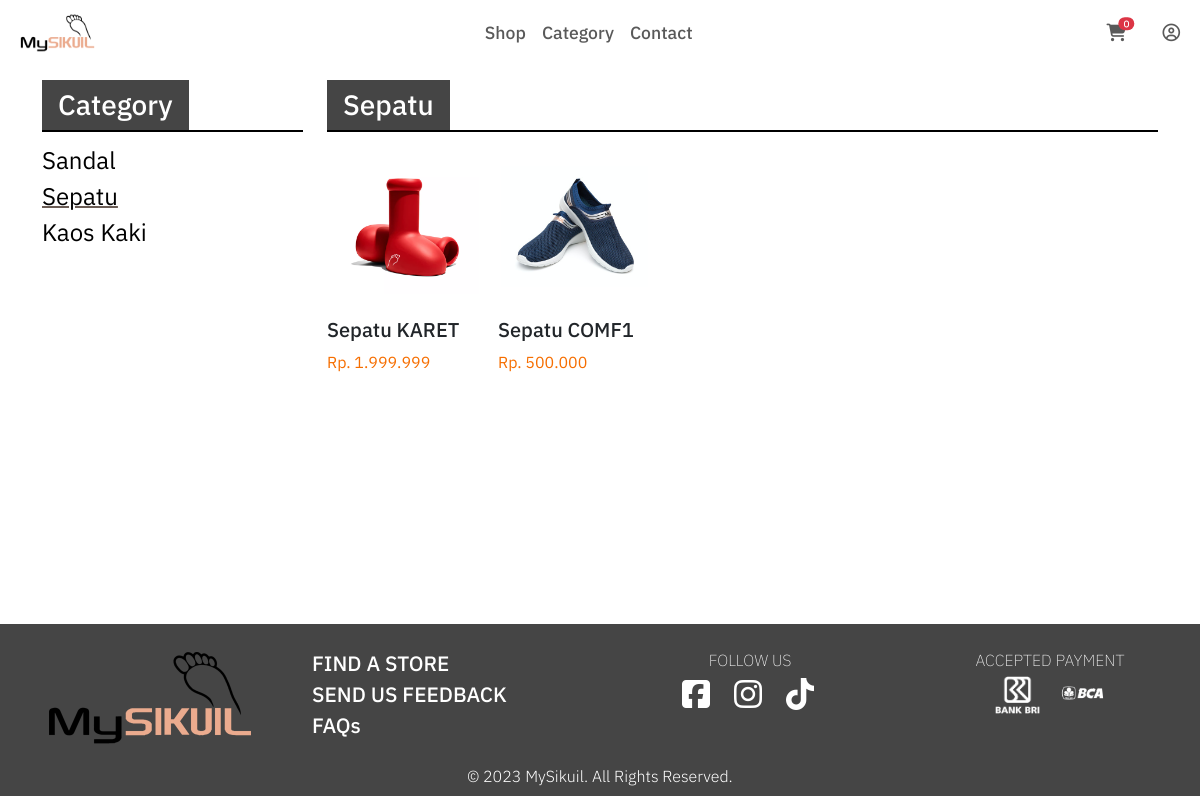
The app's page /index.php/kategori/sepatu, older data.
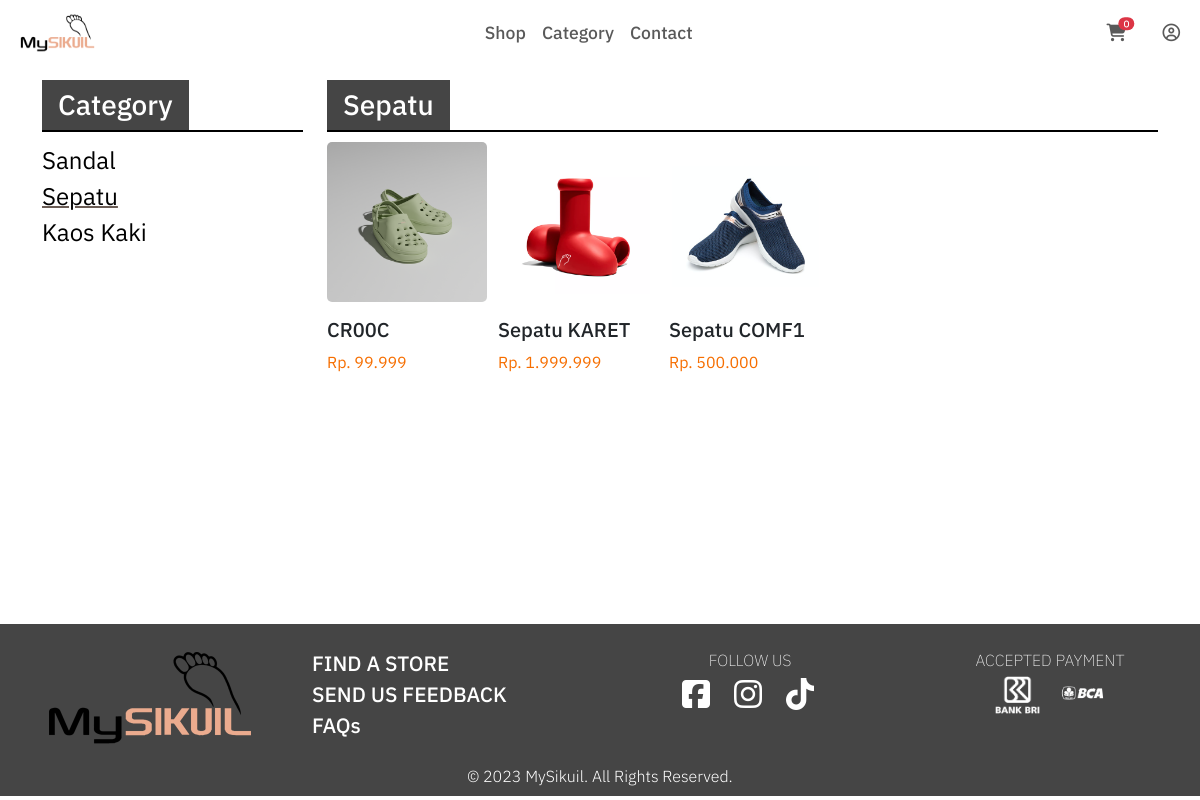
The same page, newer data.
### tables this page shows
CREATE TABLE `tb_barang` (
  `id_brg` int(11) NOT NULL,
  `nama_brg` varchar(120) NOT NULL,
  `kategori` varchar(60) NOT NULL,
  `harga` int(11) NOT NULL,
  `stok` int(4) UNSIGNED NOT NULL,
  `gambar` text NOT NULL
);

### application/controllers/kategori.php (called while the page is built, shortened)
<?php
class Kategori extends CI_Controller{
    public function sepatu(){
        $data['sepatu'] = $this->model_kategori->data_sepatu()->result();
        $this->load->view('templates/header');
        $this->load->view('sepatu', $data);
        $this->load->view('templates/footer');
    }
}

### index.php (called while the page is built, shortened)
<?php
require_once BASEPATH.'core/CodeIgniter.php';

### application/models/model_kategori.php (called while the page is built, shortened)
<?php
class Model_Kategori extends CI_Model{
    public function data_sepatu(){
        return $this->db->get_where("tb_barang", array('kategori' => 'sepatu'));
    }
}

### application/views/sepatu.php (the view, shortened to what this page needs)
<head>
    <link href="<?php echo base_url()?>assets/css/shop.css" rel="stylesheet" type="text/css">
</head>
<div class="container" id="shop" style="padding-top: 5em; padding-bottom:5vh;  min-height: 39em; ">
        <div class="row ">
            <div class="col-3">
                <div class="title1">
                    <h3 class="title1">Category</h3>
                </div><hr class="garis">
                    <p class="sideCategory "><a href="<?php echo base_url('kategori/sandal')?>">Sandal</a></p>
                    <p class="sideCategory sideActive"><a href="<?php echo base_url('kategori/sepatu')?>">Sepatu</a></p>
                    <p class="sideCategory"><a href="<?php echo base_url('kategori/kaos_kaki')?>">Kaos Kaki</a></p>
            </div>
            <div class="col-9">
                <div class="title1">
                    <h3 class="title1">Sepatu</h3>
                </div><hr class="garis">
                <div class="row row-cols-lg-5 row-cols-md-3 row-cols-xs-1 row-cols-sm-2 ">
                    <?php foreach ($sepatu as $brg) : ?>
                        <div class="col">
                            <a href="<?php echo base_url('dashboard/detail/' .$brg->id_brg)?>">
                                <div class="card border-0 produk">
                                    <img class="card-img-top" src="<?php echo base_url('uploads/').$brg->gambar?>" alt="Card image cap">
                                    <div class="card-body">
                                        <h5 class="card-title"><?= $brg->nama_brg?></h5>
                                        <p class="card-text">Rp. <?php echo number_format($brg->harga, 0,',','.') ?></p>
                                    </div>
                                </div>
                        </div>
                    <?php endforeach ?>
                </div>
            </div>
        </div>
    </div>

### application/views/templates/header.php (shortened to what this page needs)
<!doctype html>
<head>
    <link href="https://cdn.jsdelivr.net/npm/bootstrap@5.3.0-alpha3/dist/css/bootstrap.min.css" rel="stylesheet">
    <link rel="stylesheet" href="navFoot.css">
    <link href="<?php echo base_url()?>assets/css/navFoot.css" rel="stylesheet" type="text/css">
</head>
<body>
    <?php $keranjang = $this->cart->total_items()?>
    <nav class="navbar navbar-expand-lg fixed-top ">
        <div class="container-fluid">
            <a class="navbar-brand" href="<?php echo base_url('welcome/') ?>"><img src="<?php echo base_url()?>assets/img/MySikuil.png" width="100%" height="40"></a>
            <div class="navbar-collapse collapse justify-content-between align-items-center w-100" id="navbarTogglerDemo01">
                <ul class="navbar-nav mx-auto ">
                    <li class="nav-item">
                        <a class="nav-link" href="<?php echo base_url('welcome/') ?>#shop">Shop</a>
                    </li>
                    <li class="nav-item dropdown">
                        <a class="nav-link" role="button" data-bs-toggle="dropdown" aria-expanded="false">
                        Category
                        </a>
                    </li>
                    <li class="nav-item">
                        <a class="nav-link" href="https://linktr.ee/mysikuil" target="_blank">Contact</a>
                    </li>
                </ul>
                <ul class="navbar-nav " style="display: flex; justify-content: space-between; ">
                    <li class=" nav-item licon">
                        <a class="nav-link" href="<?php echo base_url('dashboard/detail_keranjang')?>" ><i class="fa-solid fa-cart-shopping position-relative">
                            <span class="position-absolute top-0 start-100 translate-middle badge rounded-pill bg-danger">
                                <?php echo $keranjang ?>
                            </span>
                        </i></a>
                    </li>
                    <li class="nav-item dropdown dropstart licon" >
                        <a class="nav-link" href="#" role="button" data-bs-toggle="dropdown" aria-expanded="false">
                            <i class="fa-regular fa-circle-user"></i>
                        </a>
                    </li>
                 </ul>
            </div>
    </nav>

### application/views/templates/footer.php (shortened to what this page needs)
</html>
    <div class="footer container-fluid">
        <div class="row ">
            <div class="col  ">
                <div class="d-flex justify-content-center "><img src="<?php echo base_url()?>assets/img/MySikuil.png"  alt="" style="height:100px; width:auto"></div>
            </div>
            <div class="col  " >
                <div class="footerlink ">
                    <p><a href="https://goo.gl/maps/VJa53wQUBUUAtH1d7" target="_blank">FIND A STORE</a></p>
                    <p><a href="mailto:111202113872@mhs.dinus.ac.id?subject=Feedback for MySikuil">SEND US FEEDBACK</a></p>
                    <p><a href="<?php echo base_url('dashboard/faq')?>">FAQs</a></p>
                </div>
            </div>
            <div class="col ">
                <p class="footerH">FOLLOW US</p>
                <div class="d-flex justify-content-center ">
                    <span class="social"><a href="https://www.facebook.com/univ.dian.nuswantoro/" target="_blank"><i class="fa-brands fa-square-facebook fa-2xl"></i></a></span>
                    <span class="social"><a href="https://www.instagram.com/udinusofficial/" target="_blank"><i class="fa-brands fa-instagram fa-2xl"></i></a></span>
                    <span class="social"><a href="https://www.tiktok.com/@udinusofficial" target="_blank"><i class="fa-brands fa-tiktok fa-2xl"></i></a></span>
                </div>
            </div>
            <div class="col">
                <p class="footerH">ACCEPTED PAYMENT</p>
                <div class="d-flex justify-content-center ">
                    <span class="bank"><img src="<?php echo base_url()?>assets/img/bri.webp"  alt=""></span>
                    <span class="bank"><img src="<?php echo base_url()?>assets/img/bca.png"  alt=""></span>
                </div>
            </div>
        </div>
        <div class="row ">
            <div class="col d-flex justify-content-center align-self-end">
            <p style="color:white; margin-top:2vh; margin-bottom: -2vh; font-weight: 300; ">© 2023 MySikuil. All Rights Reserved.</p>
            </div>
        </div>
    </div>
</body>
</html>

### assets/css/navFoot.css (style rules this page uses)
body { font-family: 'IBM Plex Sans'; color: #6A5C55; }
p { margin: 0; padding: 0; }
a { list-style-type: none; }
ul .licon { list-style-type: none; flex : auto; margin-left: 20px; size: 40px; }
nav { background-color: #fff !important; }
.nav-item { font-size: 40; font-weight: 500; }
.navbar .navbar-nav .nav-link { font-size: 1.1em; }
.navbar .navbar-nav .nav-item { position: relative; }
.navbar .navbar-nav .nav-item::after { position: absolute; bottom: 0; left: 0; right: 0; margin: auto; background-color: #6A5C55; width: 0%; content: ""; height: 4px; transition: all 0.5s; }
.badge { font-size: 8px; }
.footer { background: #454545; margin: 0; width: 100%; padding-top: 3vh; padding-bottom: 3vh; position: absolute; }
.social { padding-left: 10px; padding-right: 10px; padding-top: 10px; }
.social i { color: #fff; width: 1em; }
.bank { padding-left: 10px; padding-right: 10px; padding-top: 4px; }
.bank img { width: 2.8em; }
.footerH { font-size: 42; color: #fff !important; font-weight: 200; justify-content: center; text-align: center; }
.footerlink a { font-size: 1.3em; color: #fff !important; font-weight: 500; text-decoration: none; }

### assets/css/shop.css (style rules this page uses)
.title1 { display: inline-block; background-color: #454545; padding: .5vh 1vh 0 1vh ; color: #fff; text-align: left; }
.garis { width: 100%; height: 0; border: none; border-top: 2px solid; border-color: black; padding: 0; margin: 0; margin-bottom: 10px; opacity: 1; }
.sideCategory { list-style-type: none; }
.sideCategory a { color: #000; text-decoration:none ; font-size: 1.5em; }
.sideActive { text-decoration: underline; text-decoration-thickness: 2px; }
.produk { height: 15em; width: 10em; border-radius: 0; }
.produk img { border-radius: 5px; }
.produk .card-body { padding-left: 0; }
.produk .card-text { color: #F66E00; }
.produk .card-img-overlay a { text-decoration: none; color: #000; }

Row changes from the older to the newer data that the page shows:
now on this page (row edited): tb_barang: gambar (picture), nama_brg "CR00C", harga "99.999"
